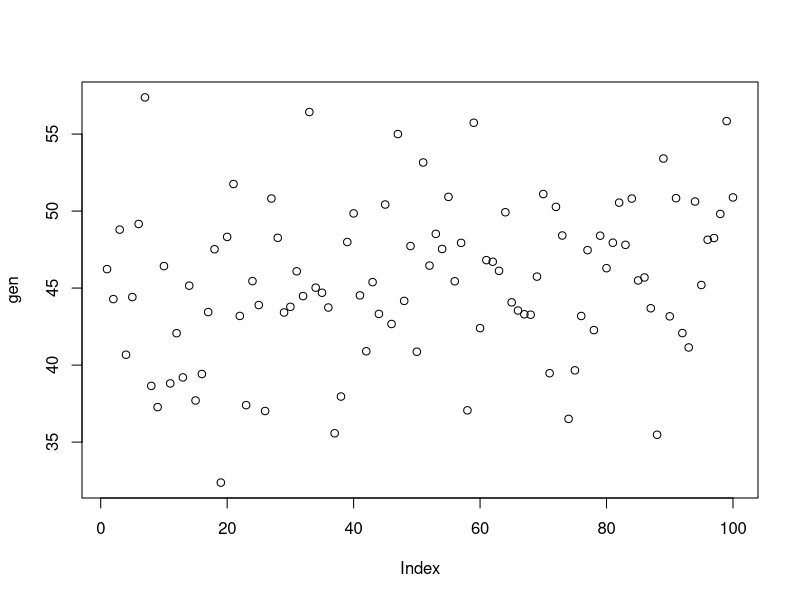
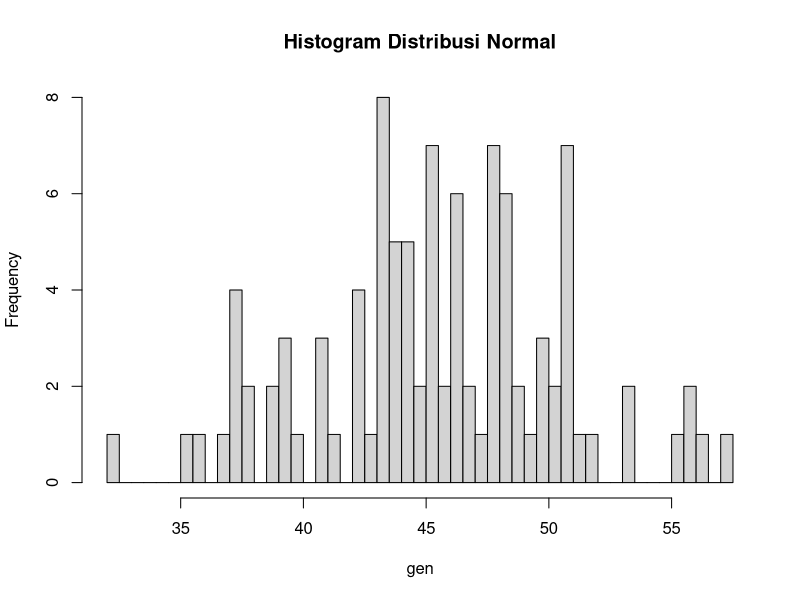

These charts were generated, in order, by the following R code:
# Nomor 4
# A. Fungsi probabilitas dari distribusi Normal P(X1 ≤ x ≤ X2), 
# hitung z-scorenya dan plot data bangkitan acaknya dalam bentuk grafik. 
# Petunjuk (gunakan fungsi plot()).
n <- 100
mean <- 45
sd <- 5

gen <- rnorm(n, mean, sd)
cat("Data: ", gen)
summary(gen)

p <- pnorm(runif(1, mean, max(gen)), mean, sd) - pnorm(runif(1, min(gen), mean), mean, sd)
print(p)
plot(gen)

# B. Gambarkan histogram dari distribusi Normal dengan breaks 50
breaks <- 50
hist(gen, breaks, main = "Histogram Distribusi Normal")

# C. Nilai varian (σ²) dari hasil data bangkitan acak distribusi Normal.
set.seed(123)
varian <- (sd(gen)) ^ 2
print(varian)
